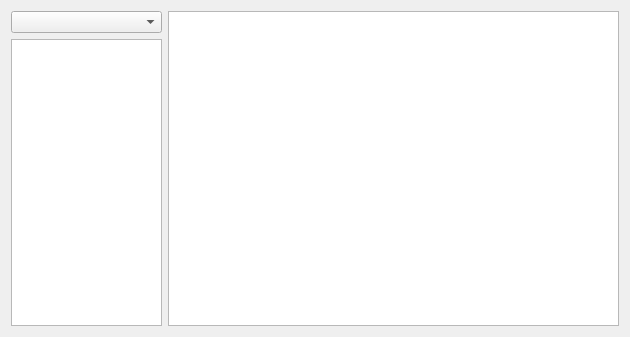
<?xml version="1.0" encoding="UTF-8"?>
<ui version="4.0">
 <class>debugquote</class>
 <widget class="QWidget" name="debugquote">
  <property name="geometry">
   <rect>
    <x>0</x>
    <y>0</y>
    <width>630</width>
    <height>337</height>
   </rect>
  </property>
  <property name="windowTitle">
   <string>Quote</string>
  </property>
  <layout class="QHBoxLayout" name="horizontalLayout" stretch="1,3">
   <item>
    <layout class="QVBoxLayout" name="verticalLayout">
     <item>
      <widget class="QComboBox" name="comboBox"/>
     </item>
     <item>
      <widget class="QListWidget" name="listWidget"/>
     </item>
    </layout>
   </item>
   <item>
    <widget class="QTableView" name="tableView"/>
   </item>
  </layout>
 </widget>
 <resources/>
 <connections/>
</ui>
